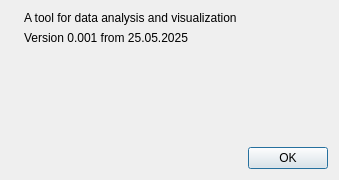
<?xml version="1.0" encoding="UTF-8"?>
<ui version="4.0">
 <class>DialogAboutProg</class>
 <widget class="QDialog" name="DialogAboutProg">
  <property name="geometry">
   <rect>
    <x>0</x>
    <y>0</y>
    <width>339</width>
    <height>180</height>
   </rect>
  </property>
  <property name="windowTitle">
   <string>About program</string>
  </property>
  <layout class="QVBoxLayout" name="verticalLayout_2">
   <item>
    <layout class="QHBoxLayout" name="horizontalLayout_2">
     <item>
      <widget class="QLabel" name="labelLogo_">
       <property name="frameShape">
        <enum>QFrame::NoFrame</enum>
       </property>
       <property name="text">
        <string/>
       </property>
       <property name="pixmap">
        <pixmap resource="res.qrc">:/res_images/images/logo.png</pixmap>
       </property>
      </widget>
     </item>
     <item>
      <widget class="QWidget" name="widget" native="true">
       <property name="sizePolicy">
        <sizepolicy hsizetype="Preferred" vsizetype="Preferred">
         <horstretch>1</horstretch>
         <verstretch>0</verstretch>
        </sizepolicy>
       </property>
       <layout class="QVBoxLayout" name="verticalLayout">
        <property name="leftMargin">
         <number>0</number>
        </property>
        <property name="topMargin">
         <number>0</number>
        </property>
        <property name="rightMargin">
         <number>0</number>
        </property>
        <property name="bottomMargin">
         <number>0</number>
        </property>
        <item>
         <widget class="QLabel" name="labelDescript_">
          <property name="sizePolicy">
           <sizepolicy hsizetype="Preferred" vsizetype="Preferred">
            <horstretch>1</horstretch>
            <verstretch>0</verstretch>
           </sizepolicy>
          </property>
          <property name="text">
           <string>A tool for data analysis and visualization</string>
          </property>
          <property name="wordWrap">
           <bool>true</bool>
          </property>
         </widget>
        </item>
        <item>
         <widget class="QLabel" name="labelVersion_">
          <property name="text">
           <string>Version 0.001 from 25.05.2025</string>
          </property>
          <property name="wordWrap">
           <bool>true</bool>
          </property>
         </widget>
        </item>
        <item>
         <spacer name="verticalSpacer">
          <property name="orientation">
           <enum>Qt::Vertical</enum>
          </property>
          <property name="sizeHint" stdset="0">
           <size>
            <width>20</width>
            <height>40</height>
           </size>
          </property>
         </spacer>
        </item>
       </layout>
      </widget>
     </item>
    </layout>
   </item>
   <item>
    <layout class="QHBoxLayout" name="horizontalLayout">
     <item>
      <spacer name="horizontalSpacer">
       <property name="orientation">
        <enum>Qt::Horizontal</enum>
       </property>
       <property name="sizeHint" stdset="0">
        <size>
         <width>40</width>
         <height>20</height>
        </size>
       </property>
      </spacer>
     </item>
     <item>
      <widget class="QPushButton" name="pushBtnOk_">
       <property name="text">
        <string>OK</string>
       </property>
       <property name="default">
        <bool>true</bool>
       </property>
      </widget>
     </item>
    </layout>
   </item>
  </layout>
 </widget>
 <resources>
  <include location="res.qrc"/>
 </resources>
 <connections>
  <connection>
   <sender>pushBtnOk_</sender>
   <signal>clicked()</signal>
   <receiver>DialogAboutProg</receiver>
   <slot>accept()</slot>
   <hints>
    <hint type="sourcelabel">
     <x>291</x>
     <y>157</y>
    </hint>
    <hint type="destinationlabel">
     <x>169</x>
     <y>89</y>
    </hint>
   </hints>
  </connection>
 </connections>
</ui>
